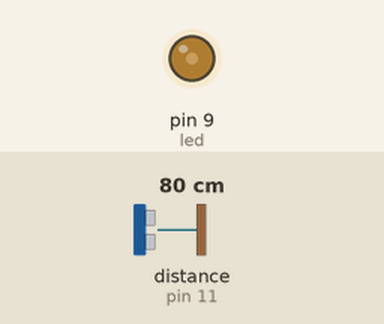
A sketch run on a simulated Arduino Uno, built with avr-gcc and run on an emulated ATmega328P. On the bench: output pins drawn as LEDs (lit = HIGH). Wiring (inferred from the names in the program): ultrasonic range finder: trigger pin 10; echo pin 11. Inputs (shaded band) come from the test bench; at power-on: distance to the obstacle (sensor on pin 11) 80 cm. The echo pulse lasts 58.3 µs per cm; pins used as bus, display or sensor lines are not drawn; what the sketch prints to the serial monitor is not drawn.

Above: at 1.2 s.
1.3 s: distance to the obstacle (sensor on pin 11) set to 2 cm
At 2.5 s:
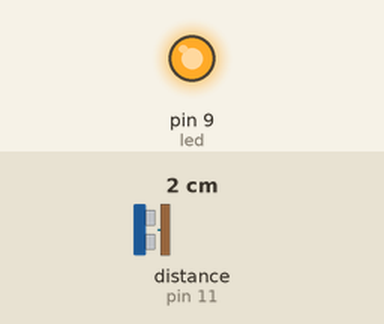
2.8 s: distance to the obstacle (sensor on pin 11) set to 17 cm
4.3 s: distance to the obstacle (sensor on pin 11) set to 21 cm
At 4.9 s:
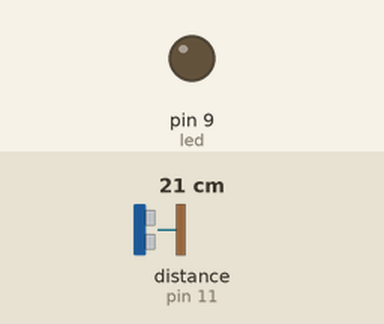
5.8 s: distance to the obstacle (sensor on pin 11) set to 35 cm
At 6.1 s:
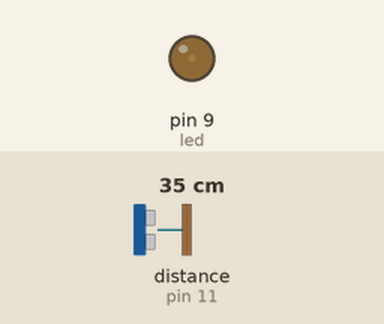
7.3 s: distance to the obstacle (sensor on pin 11) set to 120 cm
At 8.5 s:
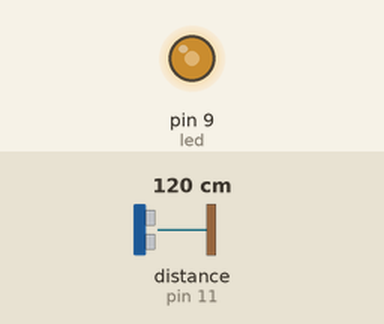
8.8 s: distance to the obstacle (sensor on pin 11) set to 4 cm
At 9.5 s:
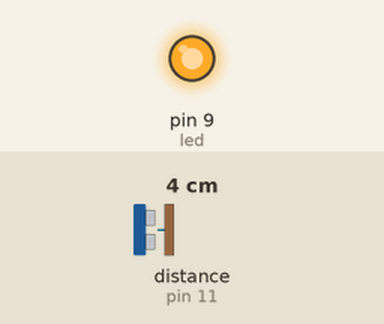
Timing chart, 0 to 11.3 s (numbered marks = the images above; inputs shaded):
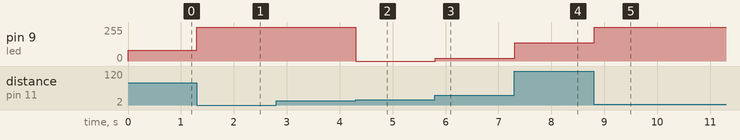

The sketch:

UltraSonic.ino
```cpp
int led =9;
int trig = 10;
int echo = 11;
int duration;
int distance;
void setup()
{
  pinMode(led, OUTPUT);
  pinMode(trig, OUTPUT);
  pinMode(echo, INPUT);
  Serial.begin(9600);
}


void loop()
{
  digitalWrite(trig, LOW);
  delayMicroseconds(2);
  digitalWrite(trig, HIGH);
  delayMicroseconds(8);
  digitalWrite(trig, LOW);
  duration = pulseIn(echo, HIGH);
  distance = (0.034)*duration/2;
  int b = map(distance, 20, 200, 0, 255);

  analogWrite(led, b);
  Serial.println(distance);


}
```

Measured:
- the behaviour switches between 20 and 21 cm on distance to the obstacle (sensor on pin 11) (found by bisection; images 1 and 2)
- after the input at 1.3 s, pin 9 (led): 82/255 → 255/255 at once
- after the input at 4.3 s, pin 9 (led): 255/255 → 0/255 at once
- after the input at 5.8 s, pin 9 (led): 0/255 → 19/255 at once
- after the input at 7.3 s, pin 9 (led): 19/255 → 138/255 at once
- after the input at 8.8 s, pin 9 (led): 138/255 → 255/255 at once
